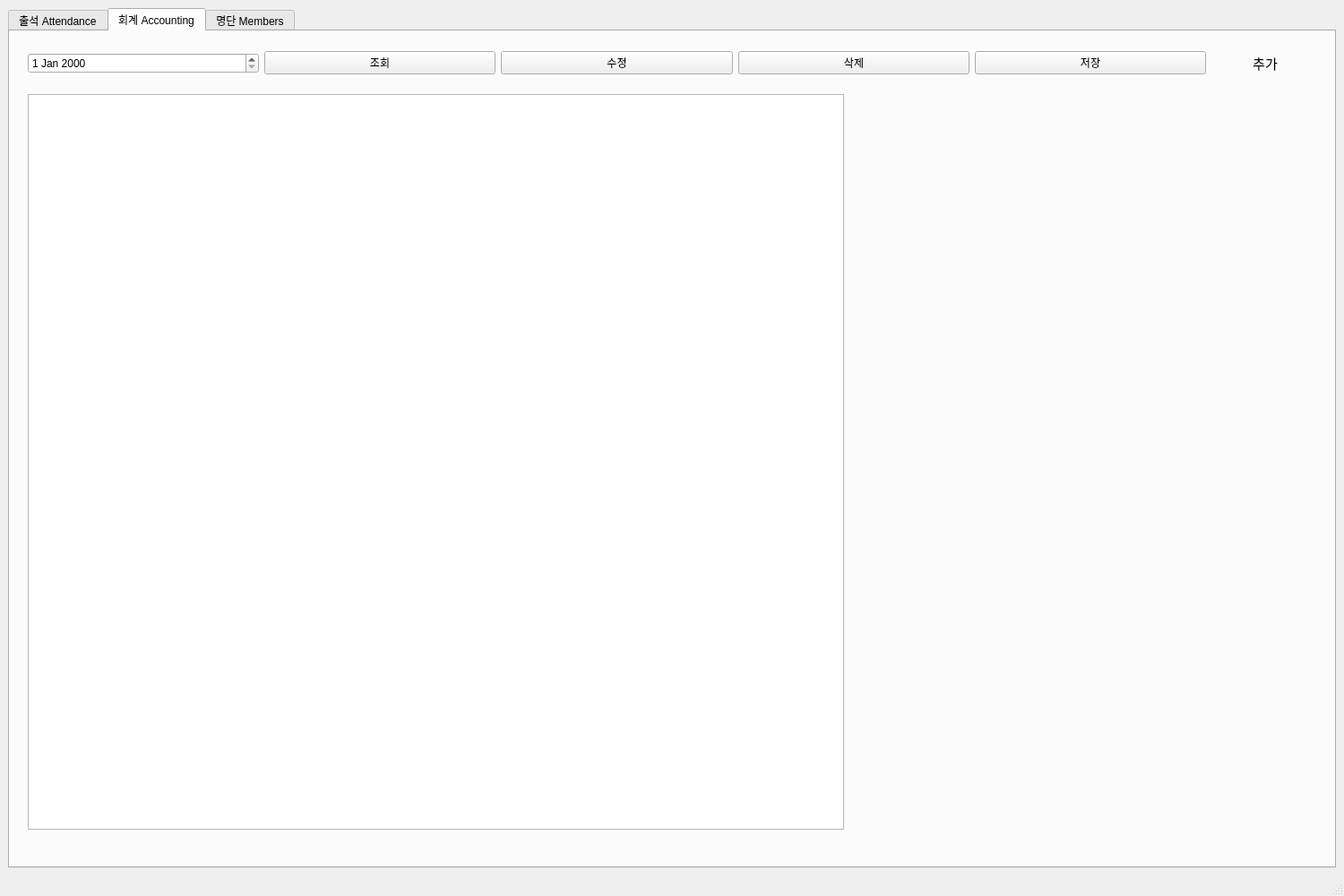
<?xml version="1.0" encoding="UTF-8"?>
<ui version="4.0">
 <class>MainWindow</class>
 <widget class="QMainWindow" name="MainWindow">
  <property name="geometry">
   <rect>
    <x>0</x>
    <y>0</y>
    <width>1500</width>
    <height>1000</height>
   </rect>
  </property>
  <property name="windowTitle">
   <string>MainWindow</string>
  </property>
  <widget class="QWidget" name="centralwidget">
   <layout class="QVBoxLayout" name="verticalLayout">
    <item>
     <widget class="QTabWidget" name="tabWidget">
      <property name="minimumSize">
       <size>
        <width>0</width>
        <height>0</height>
       </size>
      </property>
      <property name="currentIndex">
       <number>1</number>
      </property>
      <property name="iconSize">
       <size>
        <width>16</width>
        <height>16</height>
       </size>
      </property>
      <widget class="QWidget" name="tab_1">
       <property name="minimumSize">
        <size>
         <width>0</width>
         <height>0</height>
        </size>
       </property>
       <attribute name="title">
        <string>출석 Attendance</string>
       </attribute>
       <widget class="QTableWidget" name="tableAt">
        <property name="geometry">
         <rect>
          <x>20</x>
          <y>70</y>
          <width>1441</width>
          <height>521</height>
         </rect>
        </property>
        <property name="sizePolicy">
         <sizepolicy hsizetype="Minimum" vsizetype="Fixed">
          <horstretch>0</horstretch>
          <verstretch>0</verstretch>
         </sizepolicy>
        </property>
        <property name="minimumSize">
         <size>
          <width>0</width>
          <height>0</height>
         </size>
        </property>
        <column>
         <property name="text">
          <string>name</string>
         </property>
        </column>
        <column>
         <property name="text">
          <string>isPresent</string>
         </property>
        </column>
       </widget>
       <widget class="QWidget" name="horizontalLayoutWidget">
        <property name="geometry">
         <rect>
          <x>20</x>
          <y>10</y>
          <width>1441</width>
          <height>51</height>
         </rect>
        </property>
        <layout class="QHBoxLayout" name="horizontalLayout">
         <item>
          <widget class="QSpinBox" name="spinYearAt"/>
         </item>
         <item>
          <widget class="QComboBox" name="comboMonthAt"/>
         </item>
         <item>
          <widget class="QPushButton" name="btnSearchAt">
           <property name="text">
            <string>조회</string>
           </property>
          </widget>
         </item>
         <item>
          <widget class="QPushButton" name="btnSaveAt">
           <property name="text">
            <string>저장</string>
           </property>
          </widget>
         </item>
        </layout>
       </widget>
       <widget class="QWidget" name="horizontalLayoutWidget_2">
        <property name="geometry">
         <rect>
          <x>20</x>
          <y>610</y>
          <width>1441</width>
          <height>281</height>
         </rect>
        </property>
        <layout class="QHBoxLayout" name="horizontalLayout_2">
         <item>
          <widget class="QWidget" name="chartSatAt" native="true"/>
         </item>
         <item>
          <widget class="QWidget" name="chartSun1At" native="true"/>
         </item>
         <item>
          <widget class="QWidget" name="chartSun2At" native="true"/>
         </item>
         <item>
          <widget class="QWidget" name="chartBarAt" native="true"/>
         </item>
        </layout>
       </widget>
       <widget class="QPushButton" name="btnOverviewAt">
        <property name="geometry">
         <rect>
          <x>510</x>
          <y>-20</y>
          <width>283</width>
          <height>31</height>
         </rect>
        </property>
        <property name="text">
         <string>전체 현황</string>
        </property>
       </widget>
      </widget>
      <widget class="QWidget" name="tab_2">
       <property name="toolTipDuration">
        <number>-5</number>
       </property>
       <attribute name="title">
        <string>회계 Accounting</string>
       </attribute>
       <widget class="QWidget" name="horizontalLayoutWidget_3">
        <property name="geometry">
         <rect>
          <x>20</x>
          <y>10</y>
          <width>1441</width>
          <height>51</height>
         </rect>
        </property>
        <layout class="QHBoxLayout" name="horizontalLayout_3">
         <item>
          <widget class="QDateEdit" name="dateAc"/>
         </item>
         <item>
          <widget class="QPushButton" name="btnSearchAc">
           <property name="text">
            <string>조회</string>
           </property>
          </widget>
         </item>
         <item>
          <widget class="QPushButton" name="btnEditAc">
           <property name="text">
            <string>수정</string>
           </property>
          </widget>
         </item>
         <item>
          <widget class="QPushButton" name="btnDeleteAc">
           <property name="text">
            <string>삭제</string>
           </property>
          </widget>
         </item>
         <item>
          <widget class="QPushButton" name="btnSaveAc">
           <property name="text">
            <string>저장</string>
           </property>
          </widget>
         </item>
         <item>
          <widget class="QPushButton" name="btnAddAc">
           <property name="maximumSize">
            <size>
             <width>120</width>
             <height>16777215</height>
            </size>
           </property>
           <property name="styleSheet">
            <string notr="true">QPushButton {
    background: transparent;
    border: none;
    font-size: 11pt;
}
QPushButton:hover {
    color: gray;
}</string>
           </property>
           <property name="text">
            <string>추가</string>
           </property>
          </widget>
         </item>
        </layout>
       </widget>
       <widget class="QWidget" name="horizontalLayoutWidget_4">
        <property name="geometry">
         <rect>
          <x>20</x>
          <y>70</y>
          <width>911</width>
          <height>821</height>
         </rect>
        </property>
        <layout class="QHBoxLayout" name="horizontalLayout_4">
         <item>
          <widget class="QTableWidget" name="tableAc"/>
         </item>
        </layout>
       </widget>
       <widget class="QWidget" name="verticalLayoutWidget">
        <property name="geometry">
         <rect>
          <x>940</x>
          <y>70</y>
          <width>521</width>
          <height>821</height>
         </rect>
        </property>
        <layout class="QVBoxLayout" name="verticalLayout_2">
         <item>
          <widget class="QWidget" name="chartPieAc" native="true"/>
         </item>
         <item>
          <widget class="QWidget" name="chartBarAc" native="true"/>
         </item>
        </layout>
       </widget>
      </widget>
      <widget class="QWidget" name="tab_3">
       <attribute name="title">
        <string>명단 Members</string>
       </attribute>
       <widget class="QWidget" name="verticalLayoutWidget_2">
        <property name="geometry">
         <rect>
          <x>20</x>
          <y>70</y>
          <width>1441</width>
          <height>821</height>
         </rect>
        </property>
        <layout class="QVBoxLayout" name="verticalLayout_3">
         <item>
          <widget class="QTableWidget" name="tableMembers"/>
         </item>
         <item>
          <widget class="QLabel" name="labelInactive">
           <property name="text">
            <string>TextLabel</string>
           </property>
          </widget>
         </item>
         <item>
          <widget class="QTableWidget" name="tableMembersInactive"/>
         </item>
        </layout>
       </widget>
       <widget class="QWidget" name="horizontalLayoutWidget_5">
        <property name="geometry">
         <rect>
          <x>20</x>
          <y>10</y>
          <width>1439</width>
          <height>51</height>
         </rect>
        </property>
        <layout class="QHBoxLayout" name="horizontalLayout_5">
         <item>
          <widget class="QLineEdit" name="searchMember">
           <property name="maximumSize">
            <size>
             <width>300</width>
             <height>16777215</height>
            </size>
           </property>
          </widget>
         </item>
         <item>
          <widget class="QPushButton" name="btnSearchMember">
           <property name="enabled">
            <bool>true</bool>
           </property>
           <property name="minimumSize">
            <size>
             <width>200</width>
             <height>0</height>
            </size>
           </property>
           <property name="text">
            <string>조회</string>
           </property>
          </widget>
         </item>
         <item>
          <widget class="QPushButton" name="btnEditMember">
           <property name="text">
            <string>수정</string>
           </property>
          </widget>
         </item>
         <item>
          <widget class="QPushButton" name="btnDeleteMember">
           <property name="minimumSize">
            <size>
             <width>200</width>
             <height>0</height>
            </size>
           </property>
           <property name="text">
            <string>삭제</string>
           </property>
          </widget>
         </item>
         <item>
          <widget class="QPushButton" name="btnSaveMember">
           <property name="minimumSize">
            <size>
             <width>200</width>
             <height>0</height>
            </size>
           </property>
           <property name="text">
            <string>저장</string>
           </property>
          </widget>
         </item>
         <item>
          <widget class="QPushButton" name="btnAddMember">
           <property name="minimumSize">
            <size>
             <width>200</width>
             <height>0</height>
            </size>
           </property>
           <property name="maximumSize">
            <size>
             <width>30</width>
             <height>16777215</height>
            </size>
           </property>
           <property name="styleSheet">
            <string notr="true">QPushButton {
    background: transparent;
    border: none;
    font-size: 11pt;
}
QPushButton:hover {
    color: gray;
}</string>
           </property>
           <property name="text">
            <string>추가</string>
           </property>
          </widget>
         </item>
        </layout>
       </widget>
      </widget>
     </widget>
    </item>
   </layout>
  </widget>
  <widget class="QMenuBar" name="menubar">
   <property name="geometry">
    <rect>
     <x>0</x>
     <y>0</y>
     <width>1500</width>
     <height>22</height>
    </rect>
   </property>
  </widget>
  <widget class="QStatusBar" name="statusbar"/>
 </widget>
 <resources/>
 <connections/>
</ui>
